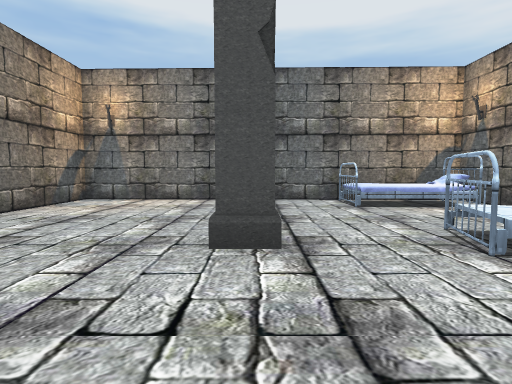
view 1 (above)

17 first-person views from a walk through a Unity game level. The camera is 1.3 m above the floor, tilts 4° down and sees 80° across. The floor is counted in squares, 2 m on a side. Each view is taken from the middle of a square. On the plan, view 1 faces up. The plan holds only what a view shows up to about 10 squares ahead; the rest is blank. The place goes on beyond the plan. Some surface patterns are stand-ins.

view 2
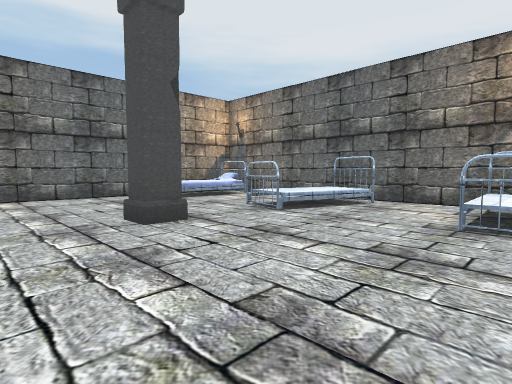

view 3
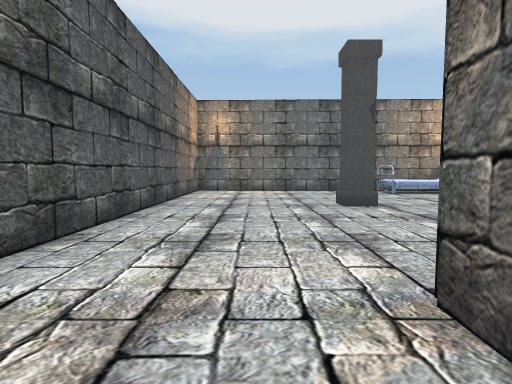

view 4
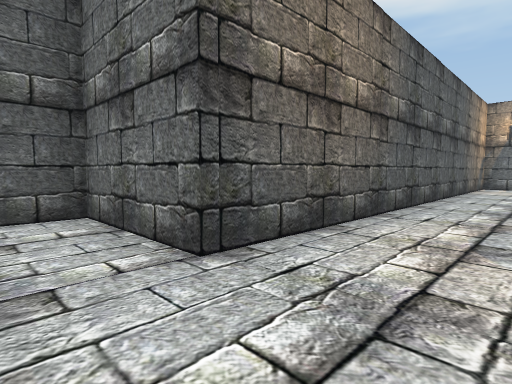

view 5
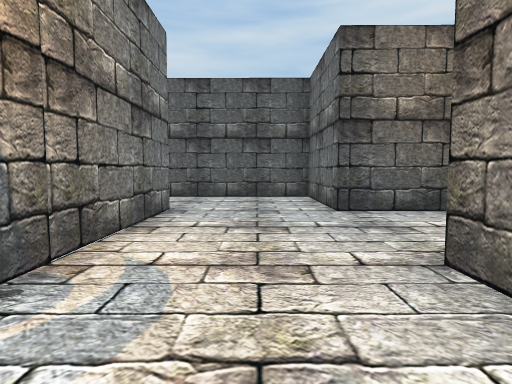

view 6
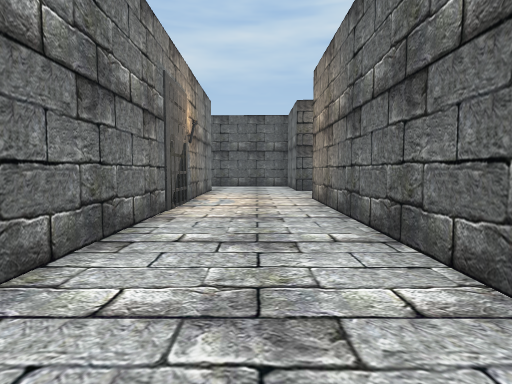

view 7
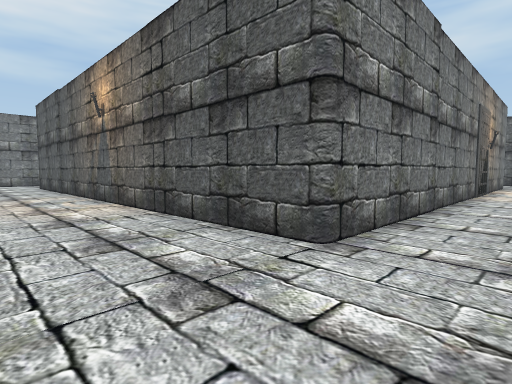

view 8
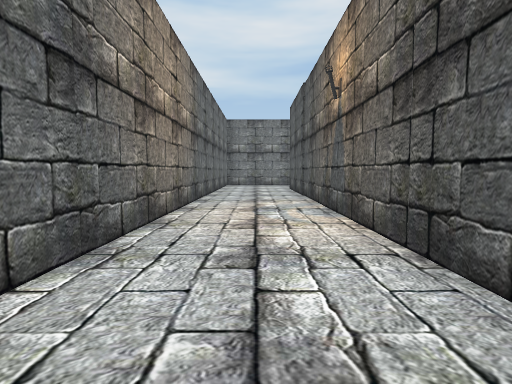

view 9
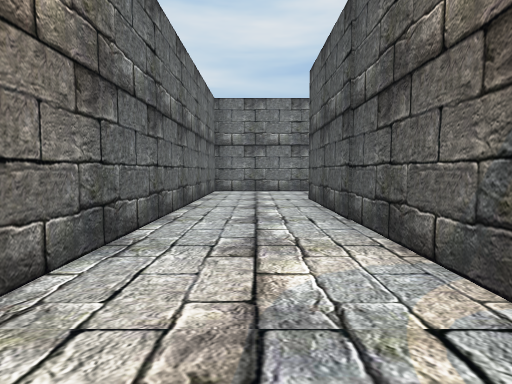

view 10
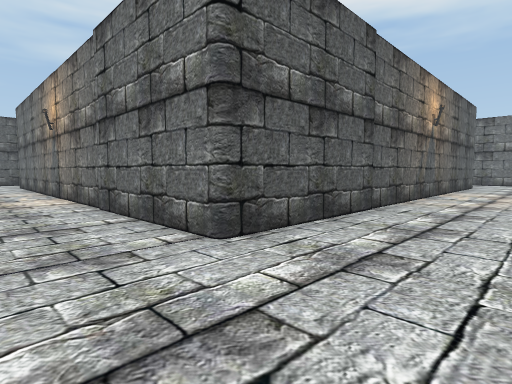

view 11
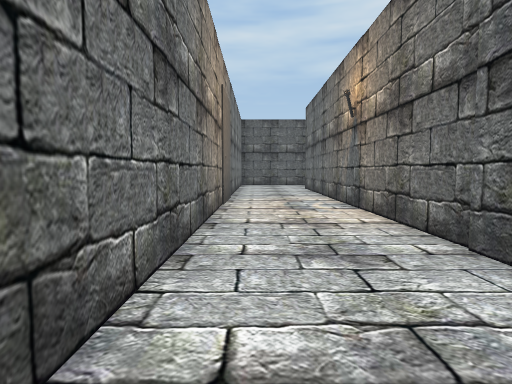

view 12
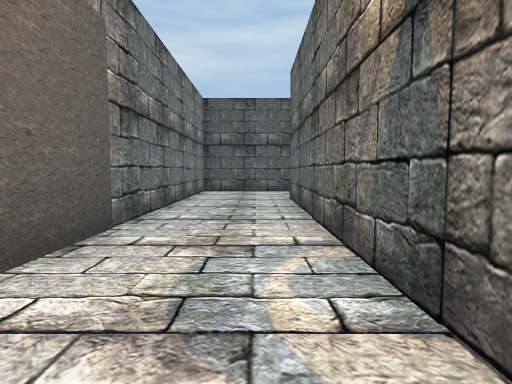

view 13
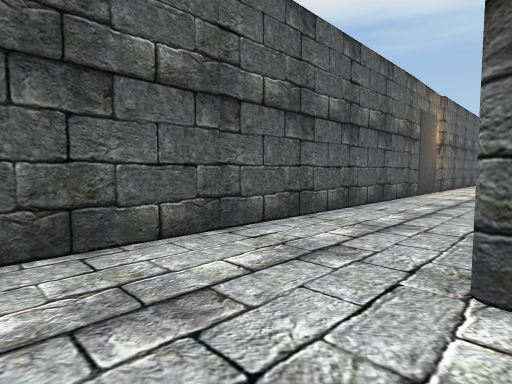

view 14
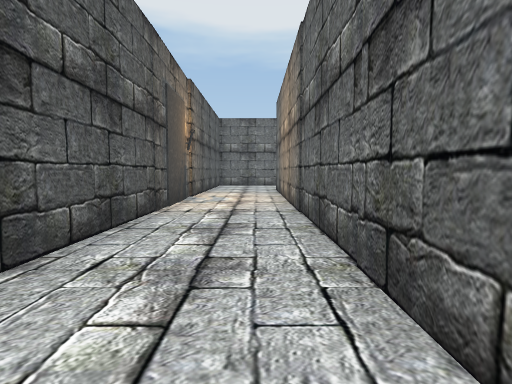

view 15
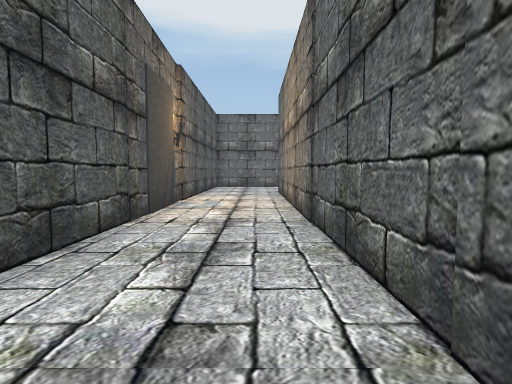

view 16
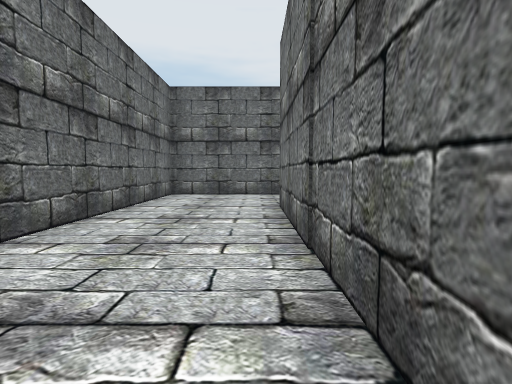

view 17
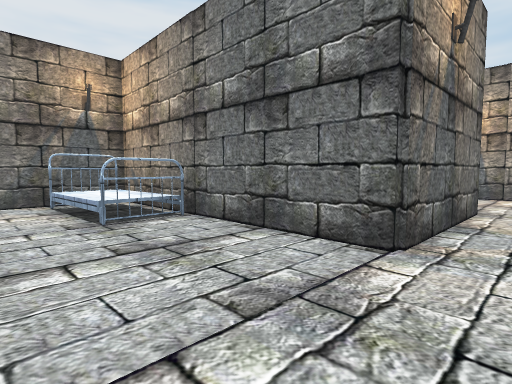

### Floor plan
Points are (right, up) in squares from view 1. A wall is a line through its corners. A room is listed if a view was taken in it or the views show most of it. See-through windows are left out.
Room 1 (views 1, 2, 17)
walls: (-1.1, -1.5) (4.5, -1.6) (4.5, 6.7) (-3.9, 6.9) (-3.9, -0.5)
ways out: opening at (-2.5, -1.5) to room 2
objects: pillar (0, 3); bed (2, -1) to (4, -1); bed (2, 2) to (4, 3); bed (2, 6) to (4, 6)
Room 2 (views 3, 4, 5, 6, 7, 8, 9, 10, 11, 12, 13, 14, 15, 16)
walls: (-4.2, -7.5) (7.7, -7.5) (7.7, -19.2) (-4.2, -19.2); (10.3, -7.7) (10.4, -4.7) (-1.1, -4.7) (-1.1, -1.5); (-3.9, -0.5) (-3.9, -4.7) (-6.6, -4.7) (-6.6, -21.6) (10.3, -21.6) (10.3, -9.5); (-4.3, -17.2) (-4.3, -7.9)
ways out: opening at (-2.5, -1.5) to room 1

Positions as (right, up) in squares from view 1, and headings:
1: (0, 0), facing up
2: (-2, -1), facing up-right
3: (-2, -3), facing up
4: (-2, -6), facing up-left
5: (1, -6), facing left
6: (6, -6), facing left
7: (10, -6), facing down-left
8: (9, -8), facing down
9: (9, -12), facing down
10: (10, -21), facing up-left
11: (7, -21), facing left
12: (3, -20), facing left
13: (-4, -21), facing up-left
14: (-5, -18), facing up
15: (-5, -17), facing up
16: (2, -7), facing right
17: (-2, 1), facing down-right
